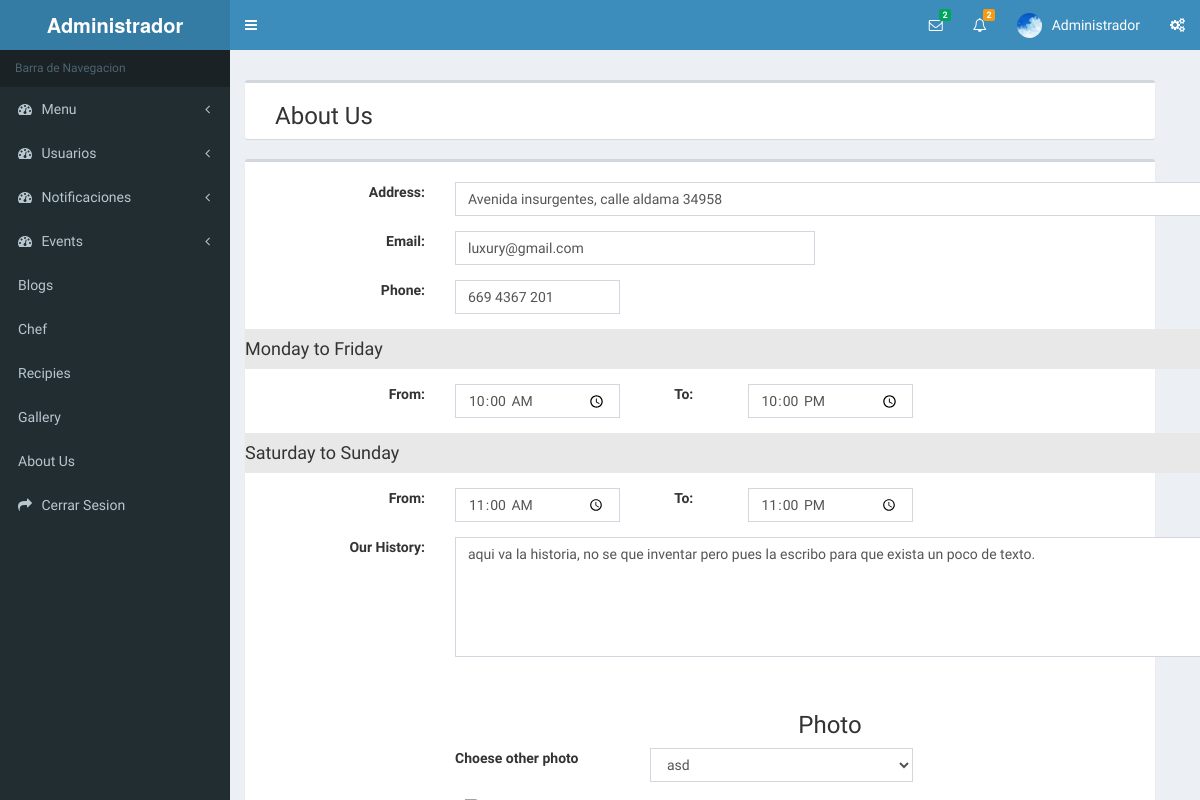
Page /index.php/Admin/NosotrosActualizar on the committed database.
### tables this page shows
CREATE TABLE `datos_restaurante` (
  `id` int(11) unsigned NOT NULL AUTO_INCREMENT,
  `address` varchar(255) NOT NULL,
  `telefono` varchar(12) NOT NULL,
  `email` varchar(50) NOT NULL,
  `status` tinyint(1) NOT NULL DEFAULT '1',
  `historia` text NOT NULL,
  `video` varchar(100) NOT NULL,
  `hi_lv` time NOT NULL,
  `hf_lv` time NOT NULL,
  `hi_sd` time NOT NULL,
  `hf_sd` time NOT NULL,
  PRIMARY KEY (`id`)
);

### application/controllers/Admin/NosotrosActualizar.php (called while the page is built, shortened)
<?php
class NosotrosActualizar extends CI_Controller {
	public function __construct()
	{
		$this->load->model('Restaurant/AboutUsModel');
	}
	public function index()
	{
		$data['key'] 		= $this->AboutUsModel->check();
		$data['historia']	= $this->AboutUsModel->Carga();
		if(!empty($data['key']) ){
			$this->load->view('Administrador/NosotrosActualizar',$data);
		}
	}
}

### index.php (called while the page is built, shortened)
<?php
require_once BASEPATH.'core/CodeIgniter.php';

### application/models/Restaurant/AboutUsModel.php (called while the page is built, shortened)
<?php
class AboutUsModel extends CI_Model {
	public function Carga(){
		$this->db->select('historia, foto');
		$this->db->from('datos_restaurante, fotos_restaurante');
		$this->db->where('fotos_restaurante.tipo',1);
		return $this->db->get()->result();
	}
	public function check(){
		$query = $this->db->query('SELECT * FROM datos_restaurante WHERE EXISTS (SELECT id FROM datos_restaurante WHERE id = 1)')->row();
		return $query;
	}
}

### application/views/Administrador/NosotrosActualizar.php (the view, shortened to what this page needs)
<?php $this->load->view('Administrador/Global/Header');?>
<?php $this->load->view('Administrador/Global/AsideLeft');?>
<div class="content-wrapper">
    <section class="content-header">
      	<section class="content">
	        <div class="row box">
    			<div class="container">
    				<div class="col-md-2"><h3>About Us</h3></div>
    			</div>
	        </div>
	        <div class="row box">
	        	<div class="container" id="contentenido">
    				<div class="row">
    					<div class="col-md-12">
    						<form enctype="multipart/form-data" role="form" method="post" action="<?= base_url('index.php/Admin/NosotrosActualizar/do_upload'); ?>"  id="addBlogForm">
    								<br>
    								<div class="row form-group">
					                    <div class="col-md-2 text-right">
					                        <label class="col-form-label mr-2 control-label">Address: </label>
					                    </div>
					                    <div class="col-md-10">
					                        <input maxlength="100" type="text" name="adrres" class="form-control" placeholder="*" value="<?= $key->address; ?>" required>
					                    </div>
					                </div>
					                <div class="row form-group">
					                    <div class="col-md-2 text-right">
					                        <label class="col-form-label mr-2 control-label">Email: </label>
					                    </div>
					                    <div class="col-md-4">
					                        <input maxlength="100" type="email" name="email" class="form-control" placeholder="*" value="<?= $key->email; ?>" required>
					                    </div>
					                </div>
					                <div class="row form-group">
					                    <div class="col-md-2 text-right">
					                        <label class="col-form-label mr-2 control-label">Phone: </label>
					                    </div>
					                    <div class="col-md-2">
					                        <input maxlength="10" type="text" name="phone" class="form-control" placeholder="*" value="<?= $key->telefono; ?>" required>
					                    </div>
					                </div>
					                <div class="row form-group" style="background-color: #e8e8e8;">
					                	<h4>Monday to Friday</h4>
					                </div>
					                <div class="row form-group">
					                    <div class="col-md-2 text-right">
					                        <label class="col-form-label mr-2 control-label">From: </label>
					                    </div>
					                    <div class="col-md-2">
					                        <input maxlength="10" type="time" name="hi_lv" class="form-control" placeholder="*" value="<?= $key->hi_lv; ?>" required>
					                    </div>
					                    <div class="col-md-1 text-center">
					                        <label class="col-form-label mr-2 control-label">To: </label>
					                    </div>
					                    <div class="col-md-2">
					                        <input maxlength="10" type="time" name="hf_lv" class="form-control" placeholder="*" value="<?= $key->hf_lv; ?>" required>
					                    </div>
					                </div>
					                <div class="row form-group" style="background-color: #e8e8e8;">
					                	<h4>Saturday to Sunday</h4>
					                </div>
					                <div class="row form-group">
					                    <div class="col-md-2 text-right">
					                        <label class="col-form-label mr-2 control-label">From: </label>
					                    </div>
					                    <div class="col-md-2">
					                        <input maxlength="10" type="time" name="hi_sd" class="form-control" placeholder="*" value="<?= $key->hi_sd; ?>" required>
					                    </div>
					                    <div class="col-md-1 text-center">
					                        <label class="col-form-label mr-2 control-label">To: </label>
					                    </div>
					                    <div class="col-md-2">
					                        <input maxlength="10" type="time" name="hf_sd" class="form-control" placeholder="*" value="<?= $key->hf_sd; ?>" required>
					                    </div>
					                </div>
					                <div class="row form-group">
					                    <div class="col-md-2 text-right">
					                        <label class="col-form-label mr-2 control-label">Our History: </label>
					                    </div>
					                    <div class="col-md-10">
					                        <textarea maxlength="100" type="text" name="history" class="form-control" placeholder="*" required style="height: 120px;"><?= $key->historia; ?></textarea><br>
					                    </div>
					                </div>
					                <div class="row form-group">
					                    <h3 class="text-center">Photo</h3>
					                    <div class="col-md-offset-2 col-md-2">
					                    	<label>Choese other photo</label>
					                    </div>
					                    <div class="col-md-3">
					                    	<select name="photo" id="photo" class="form-control">
					                    		<option value="1">asd</option>
					                    	</select>
					                    </div>
					                </div>
    						</form>
    					</div>
    				</div>
    			</div>
			</div>
		</section>
    </section>
  </div>
<?php $this->load->view('Administrador/Global/AsideRight');?>
<?php $this->load->view('Administrador/Global/Footer');?>

### application/views/Administrador/Global/Header.php (shortened to what this page needs)
<!DOCTYPE html>
<html>
<head>
  <link rel="stylesheet" href="<?php echo base_url('assets/AdminLTE/bower_components/bootstrap/dist/css/bootstrap.min.css');?>">
  <link rel="stylesheet" href="<?php echo base_url('assets/AdminLTE/bower_components/font-awesome/css/font-awesome.min.css');?>">
  <link rel="stylesheet" href="<?php echo base_url('assets/AdminLTE/bower_components/Ionicons/css/ionicons.min.css');?>">
  <link rel="stylesheet" href="<?php echo base_url('assets/AdminLTE/bower_components/jvectormap/jquery-jvectormap.css');?>">
  <link rel="stylesheet" href="<?php echo base_url('assets/AdminLTE/dist/css/AdminLTE.min.css');?>">
  <link rel="stylesheet" href="<?php echo base_url('assets/AdminLTE/dist/css/skins/_all-skins.min.css');?>">
        <link rel="stylesheet" href="<?= base_url('assets/sources/css/bootstrap-dialog.min.css') ?>">
</head>
<body class="hold-transition skin-blue sidebar-mini fixed">
<div class="wrapper">

### application/views/Administrador/Global/AsideLeft.php (shortened to what this page needs)
<header class="main-header">
    <a href="index2.html" class="logo">
      <span class="logo-lg"><b>Administrador</b></span>
    </a>
    <nav class="navbar navbar-static-top">
      <a href="#" class="sidebar-toggle" data-toggle="push-menu" role="button">
      </a>
      <div class="navbar-custom-menu">
        <ul class="nav navbar-nav">
          <li class="dropdown messages-menu">
            <a href="#" class="dropdown-toggle" data-toggle="dropdown">
              <i class="fa fa-envelope-o"></i>
              <span class="label label-success">2</span>
            </a>
          </li>
          <li class="dropdown notifications-menu">
            <a href="#" class="dropdown-toggle" data-toggle="dropdown">
              <i class="fa fa-bell-o"></i>
              <span class="label label-warning">2</span>
            </a>
          </li>
          <li class="dropdown user user-menu">
            <a href="#" class="dropdown-toggle" data-toggle="dropdown">
              <img src="<?php echo base_url('assets/AdminLTE/dist/img/user2-160x160.jpg');?>" class="user-image" alt="User Image">
              <span class="hidden-xs">Administrador</span>
            </a>
          </li>
          <li>
            <a href="#" data-toggle="control-sidebar"><i class="fa fa-gears"></i></a>
          </li>
        </ul>
      </div>
    </nav>
  </header>
  <aside class="main-sidebar">
    <section class="sidebar">
      <ul class="sidebar-menu" data-widget="tree">
        <li class="header">Barra de Navegacion</li>
        <li class="treeview ">
          <a href="#">
            <i class="fa fa-dashboard"></i> <span>Menu</span>
            <span class="pull-right-container">
              <i class="fa fa-angle-left pull-right"></i>
            </span>
          </a>
        </li>
        <li class="treeview ">
          <a href="#">
            <i class="fa fa-dashboard"></i> <span>Usuarios</span>
            <span class="pull-right-container">
              <i class="fa fa-angle-left pull-right"></i>
            </span>
          </a>
        </li>
        <li class="treeview ">
          <a href="#">
            <i class="fa fa-dashboard"></i> <span>Notificaciones</span>
            <span class="pull-right-container">
              <i class="fa fa-angle-left pull-right"></i>
            </span>
          </a>
        </li>
        <li class="treeview ">
          <a href="#">
            <i class="fa fa-dashboard"></i> <span>Events</span>
            <span class="pull-right-container">
              <i class="fa fa-angle-left pull-right"></i>
            </span>
          </a>
        </li>
        <li>
          <a href="<?= base_url('index.php/Admin/Blogs'); ?>">
            <i></i> <span>Blogs</span>
          </a>
        </li>
        <li>
          <a href="<?= base_url('index.php/Admin/Chef'); ?>">
            <i></i> <span>Chef</span>
          </a>
        </li>
        <li>
          <a href="<?= base_url('index.php/Admin/Recipies'); ?>">
            <i></i> <span>Recipies</span>
          </a>
        </li>
        <li>
          <a href="<?= base_url('index.php/Admin/GaleriaSubir'); ?>">
             <i></i> <span>Gallery</span>
          </a>
        </li>
        <li>
          <a href="<?php echo base_url('index.php/Admin/NosotrosActualizar') ?>">
            <i></i>About Us</a>
          </li>
        <li>
        <li>
          <a href="#">
            <i class="fa fa-share"></i> <span>Cerrar Sesion</span>
          </a>
        </li>
      </ul>
    </section>
  </aside>

### application/views/Administrador/Global/Footer.php (shortened to what this page needs)
  </div>
</body>
</html>

### rows in the picture
datos_restaurante: adrres "Avenida insurgentes, calle aldama 34958", email "luxury@gmail.com", phone "669 4367 201", hi_lv "10:00:00", hf_lv "22:00:00", hi_sd "11:00:00", hf_sd "23:00:00", history "aqui va la historia, no se que inventar pero pues la escribo para que exista un poco de texto."
